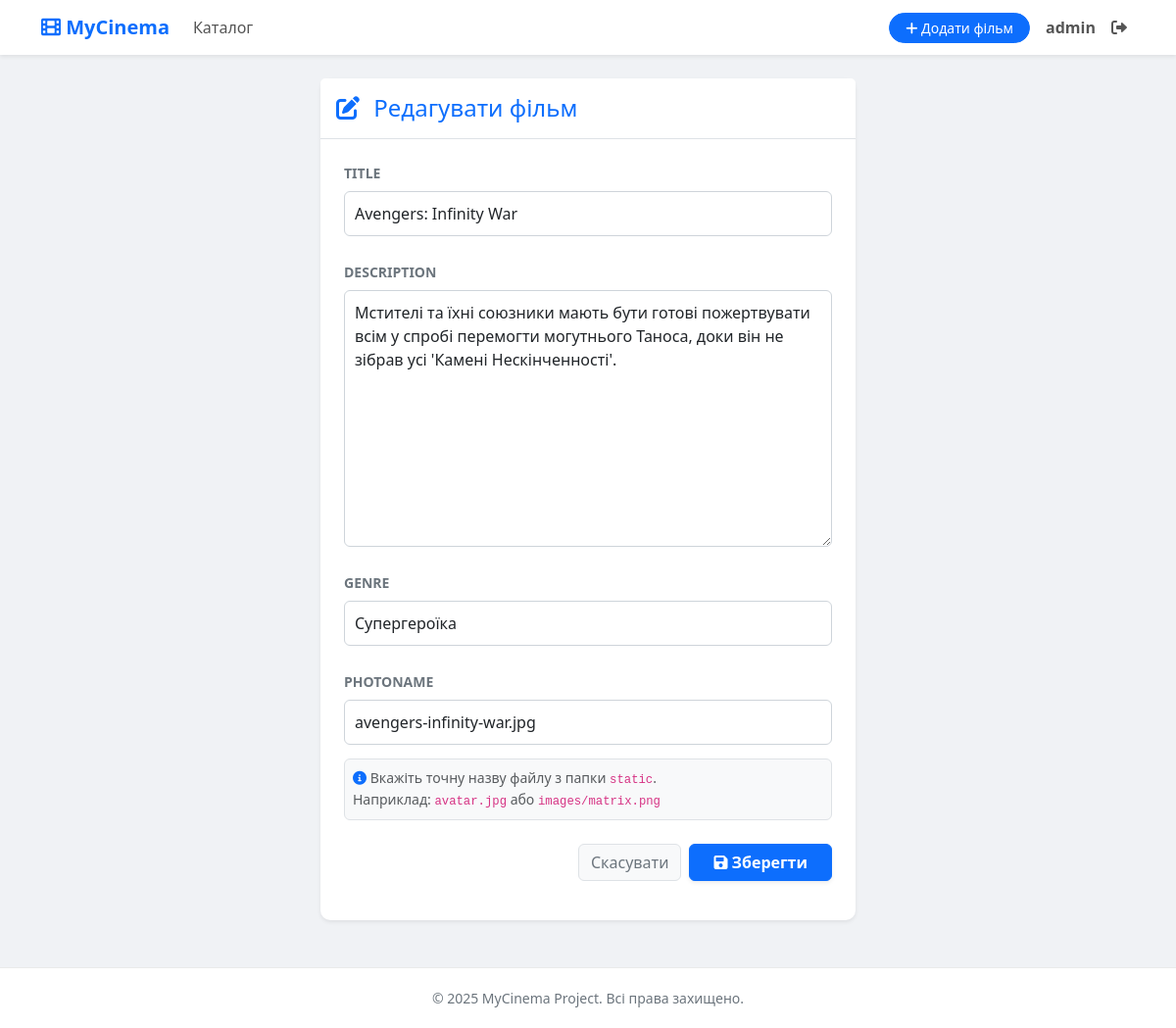
The page /3/update/ (signed in) on the database its author committed.
### films_app/models.py (models this page shows, shortened)
class Film(models.Model):
    user = models.ForeignKey(User, on_delete=models.CASCADE, null=True, blank=True)
    title = models.CharField(max_length=100)
    description = models.TextField()
    genre = models.CharField(max_length=100)
    photoname = models.CharField(max_length=100)
    publication_date = models.DateField(auto_now_add=True)

### films_app/views.py (the view, shortened to what this page needs)
# urls.py: path('<int:pk>/update/', FilmUpdateView.as_view(), name='film_update'),
class FilmUpdateView(UserPassesTestMixin,UpdateView):
    model = Film
    form_class = FilmForm
    template_name = "film_form.html"
    def test_func(self):
        film = self.get_object()
        return film.user == self.request.user

### films_app/forms.py
class FilmForm(forms.ModelForm):
    class Meta:
        model = Film
        fields = ['title','description', 'genre', 'photoname']

### templates/film_form.html (shortened to what this page needs)
{% extends 'base.html' %}
{% block content %}
<div class="row justify-content-center">
    <div class="col-md-8 col-lg-6">
        <div class="card shadow-sm border-0">
            <div class="card-header bg-white border-bottom py-3">
                <h4 class="mb-0 text-primary">
                    {% if form.instance.pk %}
                        <i class="fas fa-edit me-2"></i> Редагувати фільм
                    {% else %}
                        <i class="fas fa-plus-circle me-2"></i> Додати новий фільм
                    {% endif %}
                </h4>
            </div>
            <div class="card-body p-4">
                <form method="post">
                    {% for field in form %}
                    <div class="mb-3">
                        <label class="form-label fw-bold text-secondary small text-uppercase">{{ field.label }}</label>
                        {{ field }}
                        {% if field.name == 'photoname' %}
                            <div class="form-text text-muted bg-light p-2 rounded border">
                                <i class="fas fa-info-circle text-primary"></i>
                                Вкажіть точну назву файлу з папки <code>static</code>. <br>
                                Наприклад: <code>avatar.jpg</code> або <code>images/matrix.png</code>
                            </div>
                        {% endif %}
                    </div>
                    {% endfor %}
                    <div class="d-flex justify-content-end gap-2 mt-4">
                        <a href="{% url 'film_catalog' %}" class="btn btn-light text-secondary border">Скасувати</a>
                        <button type="submit" class="btn btn-primary px-4 fw-bold shadow-sm">
                            <i class="fas fa-save"></i> Зберегти
                        </button>
                    </div>
                </form>
            </div>
        </div>
    </div>
</div>
{% endblock %}

### templates/base.html (shortened to what this page needs)
{% load static %}
<html lang="uk">
<head>
    <link href="https://cdn.jsdelivr.net/npm/bootstrap@5.3.0/dist/css/bootstrap.min.css" rel="stylesheet">
    <link rel="stylesheet" href="https://cdnjs.cloudflare.com/ajax/libs/font-awesome/6.0.0/css/all.min.css">
</head>
<body>
    <nav class="navbar navbar-expand-lg navbar-light mb-4">
        <div class="container">
            <a class="navbar-brand" href="{% url 'film_catalog' %}">
                <i class="fas fa-film"></i> MyCinema
            </a>
            <div class="collapse navbar-collapse" id="navbarNav">
                <ul class="navbar-nav me-auto">
                    <li class="nav-item">
                        <a class="nav-link" href="{% url 'film_catalog' %}">Каталог</a>
                    </li>
                </ul>
                <ul class="navbar-nav ms-auto align-items-center">
                    {% if user.is_authenticated %}
                        <li class="nav-item">
                            <a class="btn btn-primary btn-sm mx-2 rounded-pill px-3" href="{% url 'film_create' %}">
                                <i class="fas fa-plus"></i> Додати фільм
                            </a>
                        </li>
                        <li class="nav-item">
                            <span class="nav-link fw-bold text-dark">{{ user.username }}</span>
                        </li>
                        <li class="nav-item">
                            <a class="nav-link text-danger" href="{% url 'logout' %}">
                                <i class="fas fa-sign-out-alt"></i>
                            </a>
                        </li>
                    {% endif %}
                </ul>
            </div>
        </div>
    </nav>
    <main class="container mb-5">
        {% block content %}{% endblock %}
    </main>
    <footer>
        <div class="container">
            <small>&copy; 2025 MyCinema Project. Всі права захищено.</small>
        </div>
    </footer>
</body>
</html>

### templates/base.html (style rules this page uses)
body { background-color: #f0f2f5; color: #212529; font-family: 'Segoe UI', Tahoma, Geneva, Verdana, sans-serif; min-height: 100vh; display: flex; flex-direction: column; }
.navbar { background-color: #ffffff !important; box-shadow: 0 2px 4px rgba(0,0,0,0.08); }
.navbar-brand { color: #0d6efd !important; font-weight: bold; }
.nav-link { color: #555 !important; }
.card { background-color: #ffffff; border: none; border-radius: 10px; box-shadow: 0 2px 8px rgba(0,0,0,0.05); transition: transform 0.2s, box-shadow 0.2s; }
input[type="text"], input[type="password"], input[type="email"], textarea, select { width: 100%; padding: 10px; border: 1px solid #ced4da; border-radius: 6px; background-color: #fff; color: #212529; margin-bottom: 10px; transition: border-color 0.15s ease-in-out, box-shadow 0.15s ease-in-out; }
main { flex: 1; }
footer { background-color: #ffffff; margin-top: auto; padding: 20px 0; border-top: 1px solid #eaeaea; text-align: center; color: #6c757d; }

### rows shown on the page
Film: form "Avengers: Infinity War" "Мстителі та їхні союзники мають бути готові пожертвувати всім у спробі перемогти могутнього Таноса, доки він не зібрав усі 'Камені Нескінченності'." "Супергероїка" "avengers-infinity-war.jpg"

### other values the page prints
{{ user.username }} "admin"
{{ field.label }} "TITLE" "DESCRIPTION" "GENRE" "PHOTONAME"
